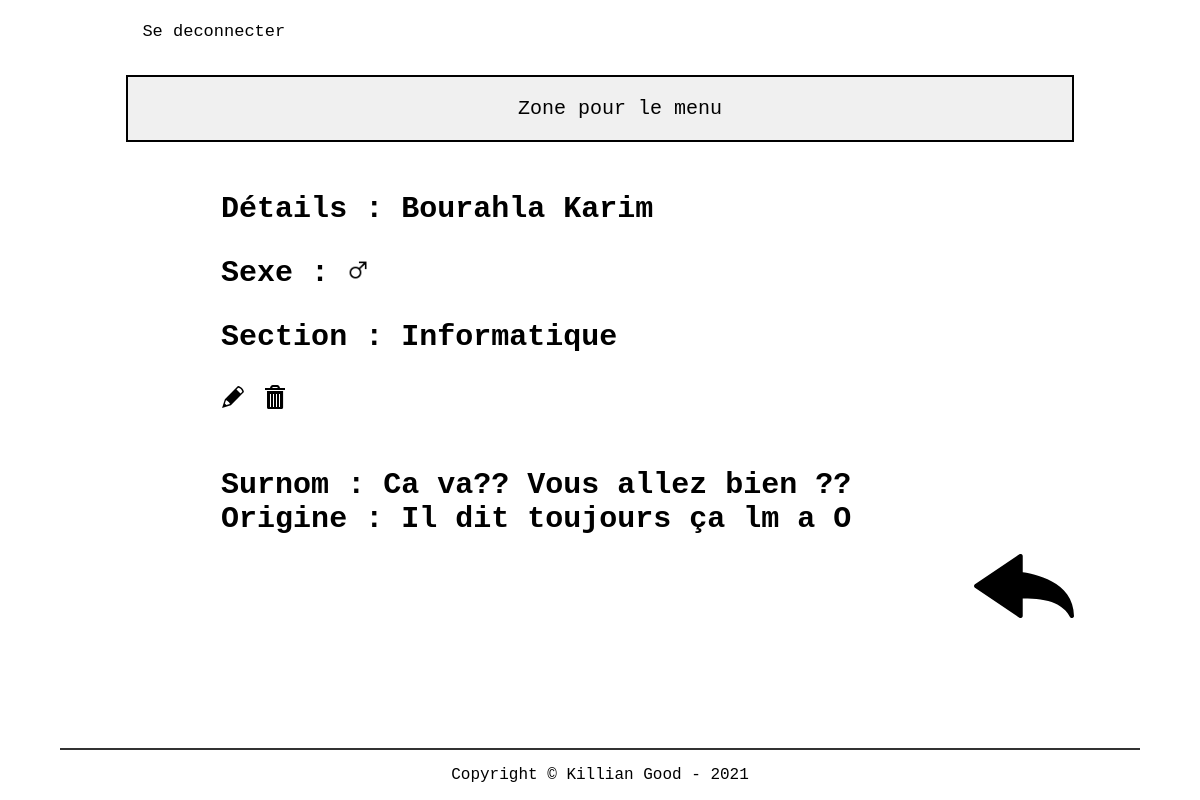
/src/php/detail.php?idTeacher=1 (signed in), run on the app's committed database.
### tables this page shows
CREATE TABLE t_teacher(
	idTeacher int AUTO_INCREMENT PRIMARY KEY,
	teaFirstname varchar(50) NOT NULL,
	teaName varchar(50) NOT NULL,
	teaGender char(1) NOT NULL,
	teaNickname varchar(100) NOT NULL,
	teaOrigin varchar(255) NOT NULL);

CREATE TABLE t_teaches(
	fkteacher int NOT NULL,
	fksection int NOT NULL,
	CONSTRAINT fk_teacher_teaches_id FOREIGN KEY (fkteacher) REFERENCES t_teacher(idTeacher) ON DELETE CASCADE,
	CONSTRAINT fk_section_teaches_id FOREIGN KEY (fksection) REFERENCES t_section(idSection) ON DELETE CASCADE,
	PRIMARY KEY (fksection,fkteacher));

CREATE TABLE t_section(
	idSection int AUTO_INCREMENT PRIMARY KEY,
	secName varchar(30) NOT NULL);

### src/php/util.php (called while the page is built, shortened)
<?php
function isLogged() {
    if(isset($_SESSION['username'])) {
        return true;
    }
    return false;
}
?>

### src/php/lib/database.php (called while the page is built, shortened)
<?php
 class Database {
    private $connector;
    public function __construct(){
    try{
        $this->connector = new PDO("mysql:host=localhost;dbname=db_nickname_kilgood;charset=utf8", "dbNicknameUser", "grp2B_21");
        }
        catch(PDOException $e)
        {
            die("<h1>Impossible de se connecter à la base de données</h1> erreur :". $e->getMessage());
        }
    }
    private function queryPrepareExecute($query, $binds){
        $req = $this->connector->prepare($query);
        foreach($binds as $bind){
            $req->bindValue($bind['field'], $bind['value'], $bind['type']);
        }
        $req->execute();
        return $req;
    }
    private function formatData($req){
        $results = $req->fetchALL(PDO::FETCH_ASSOC);
        return $results;
    }
    public function getOneTeacher($id){
        $query = "SELECT * FROM t_teacher WHERE idTeacher = :id";
        $binds = array(
            0 => array(
                'field' => ':id',
                'value' => $id,
                'type' => PDO::PARAM_INT
            )
        );
        $reqExecuted = $this->queryPrepareExecute($query, $binds);
        $results = $this->formatData($reqExecuted);
        return $results;
    }
    public function getOneTeacherSection($id){
        $query = "SELECT * FROM t_teaches JOIN t_teacher ON fkteacher = idTeacher JOIN t_section ON fksection = idSection WHERE idTeacher = :id";
        $binds = array(
            0 => array(
                'field' => ':id',
                'value' => $id,
                'type' => PDO::PARAM_INT
            )
        );
        $reqExecuted = $this->queryPrepareExecute($query, $binds);
        $results = $this->formatData($reqExecuted);
        return $results;
    }
}
?>

### src/php/detail.php (the view)
<?php
require "header.php";
$id = $_GET["idTeacher"];
$teachers = $db->getOneTeacher($id);
$sections = $db->getOneTeacherSection($id);
?>
        <?php foreach($teachers as $teacher): ?>
        <h3>Détails : <?= $teacher["teaName"] ?><?= " ";?><?= $teacher["teaFirstname"] ?><p>Sexe :
            <?php if($teacher["teaGender"] == "M")
            {
                echo '<img src="../../userContent/maleGender.png" width"22px" height="22px" alt="icons">';
            }
            else if ($teacher["teaGender"] == "W")
            {
                echo '<img src="../../userContent/femaleGender.png" width"22px" height="22px" alt="icons">';
            }
            else if ($teacher["teaGender"] == "O")
            {
                echo "Autre";
            }?></p>
        <?php foreach($sections as $section): ?>
        <p>Section : <?= $section["secName"] ?></p>
        <?php endforeach; ?>
        <a href="editTeacher.php?idTeacher=<?= $teacher["idTeacher"]; ?>"><img src="../../userContent/edit.svg"></img></a>
        <a href="deleteTeacher.php?idTeacher=<?= $teacher["idTeacher"]; ?>" onclick="return confirm('Êtes vous sûr de voiloir supprimer l\'enseignant ?')"><img src="../../userContent/trash.svg"></img></a>
        </h3>
        <h4>Surnom : <?= $teacher["teaNickname"] ?></h4>
        <h4>Origine : <?= $teacher["teaOrigin"] ?></h4>
        <?php endforeach; ?>
        <div class="back">
            <a href="index.php"><img width="100px" src="../../userContent/backArrow.svg"></img></a>
        </div>
<?php require "footer.php";

### src/php/header.php (shortened to what this page needs)
<?php
require "lib/database.php";
require "util.php";
$db = new Database();
?>
<!DOCTYPE html>
<html lang="fr">
    <head>
        <link href="../../resources/css/style.css" rel="stylesheet" type="text/css" />
    </head>
    <body>
    <main>
        <table>
        <div class="topnav">
                <div class="login-container">
                    <?php if(!isLogged()): ?>
                    <form method="post" action="">
                    <label>Surnom des enseignants</label>
                        <input type="text" placeholder="Login" name="login">
                        <input type="password" placeholder="Mot de passe" name="psw">
                        <button type="submit" name="forminscription">Se Connecter</button>
                    </form>
                    <?php else: ?>
                        <a href="index.php?auth=logout">Se deconnecter</a>
                    <?php endif; ?>
                </div>
            </div>
            <nav class="navBar">
                <ul>
                    <li>Zone pour le menu</li>
                </ul>
            </nav>

### src/php/footer.php
</main>
<footer>
        <p>Copyright © Killian Good - 2021</p>
    </footer>
    </body>
</html>

### resources/css/style.css (style rules this page uses)
html { font-family: 'Courier New', Courier, monospace; }
main { width: 80%; margin-left: 10%; }
li { list-style-type: none; }
h3 { margin: 0; padding: 50px; }
.navBar { position: relative; margin: auto; border: 2px solid black; background-color: rgb(240, 240, 240); font-size: 20px; text-align: center; }
h3, h4 { max-width: 80%; position: relative; margin: auto; font-size: 30px; }
footer { position: fixed; left: 0; bottom: 0; margin-left: 5%; width: 90%; background-color: white; border-top: 2px solid rgb(51, 51, 51); text-align: center; }
.back { float: right; }
.topnav { width: 100%; overflow: hidden; margin-bottom: 20px; }
.topnav a { float: left; display: block; color: black; text-align: center; padding: 14px 16px; text-decoration: none; font-size: 17px; }
.topnav .login-container { float: left; }

### data on the page
t_teacher: teaName "Bourahla", teaFirstname "Karim", teaNickname "Ca va?? Vous allez bien ??", teaOrigin "Il dit toujours ça lm a O"
t_teaches: fksection.secName "Informatique"
